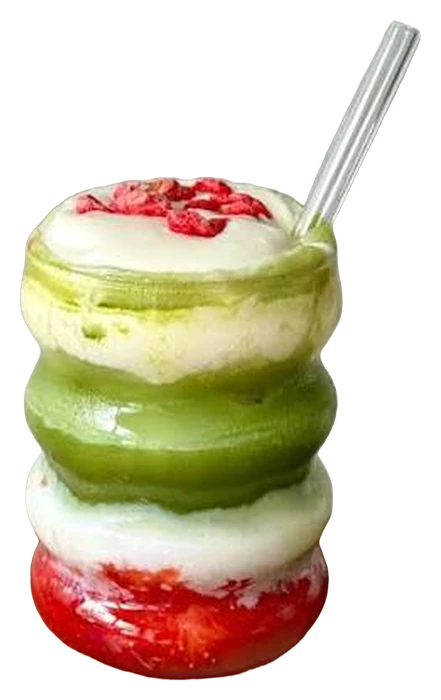
#> input picture img/hero-strawmatcha.webp, 441 x 700 px
$ python -i cutout.py   (imports and definitions only)
#> lines starting #> are read from the running program, lines starting #| are printed output that depends on the picture
import os, sys, json, glob
import numpy as np, onnxruntime
from PIL import Image

SP, REPO = sys.argv[1], sys.argv[2]
# [1 line not run here, left out]
# [1 line that did not run here, left out]
# [1 line that did not run here, left out]
MEAN = np.array([0.485,0.456,0.406], np.float32); STD = np.array([0.229,0.224,0.225], np.float32)

def salient(img):
    x = np.array(img.convert("RGB").resize((320,320), Image.LANCZOS), np.float32)/255.0
    x = ((x-MEAN)/STD).transpose(2,0,1)[None]
    d = sess.run(None, {inp: x})[0][0,0]
    d = (d-d.min())/(d.max()-d.min()+1e-8)
    return Image.fromarray((d*255).astype(np.uint8),"L").resize(img.size, Image.LANCZOS)

rep=[]
files = sorted(glob.glob(os.path.join(SP,"src","*.jpg")))
# [22 lines not run here, left out]
ok=[r for r in rep if r["kb"]]
# [1 line not run here, left out]
# flag the suspicious ones: almost-everything or almost-nothing selected
bad=[r["id"] for r in rep if r["cover"]>0.72 or r["cover"]<0.06]
# [1 line not run here, left out]

>>> from PIL import Image
>>> picture = Image.open('../img/hero-strawmatcha.webp')
#> picture is the input picture: PIL image 441x700 RGBA; mean R, G, B, A 91.4, 78.7, 56.4, 122.7
>>> result = salient(picture)
#> in salient, `x = np.array(img.convert("RGB").resize((320,320), Image.LANCZOS), np.f..`:
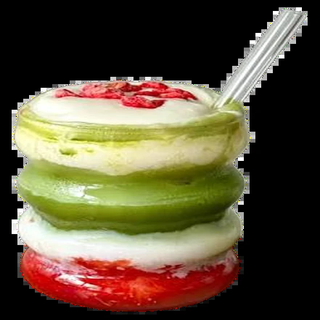
#> x: shape (320, 320, 3) float32; mean R, G, B 0.359, 0.309, 0.222
#> (the run stopped early here; a loop or call above may not have finished)
